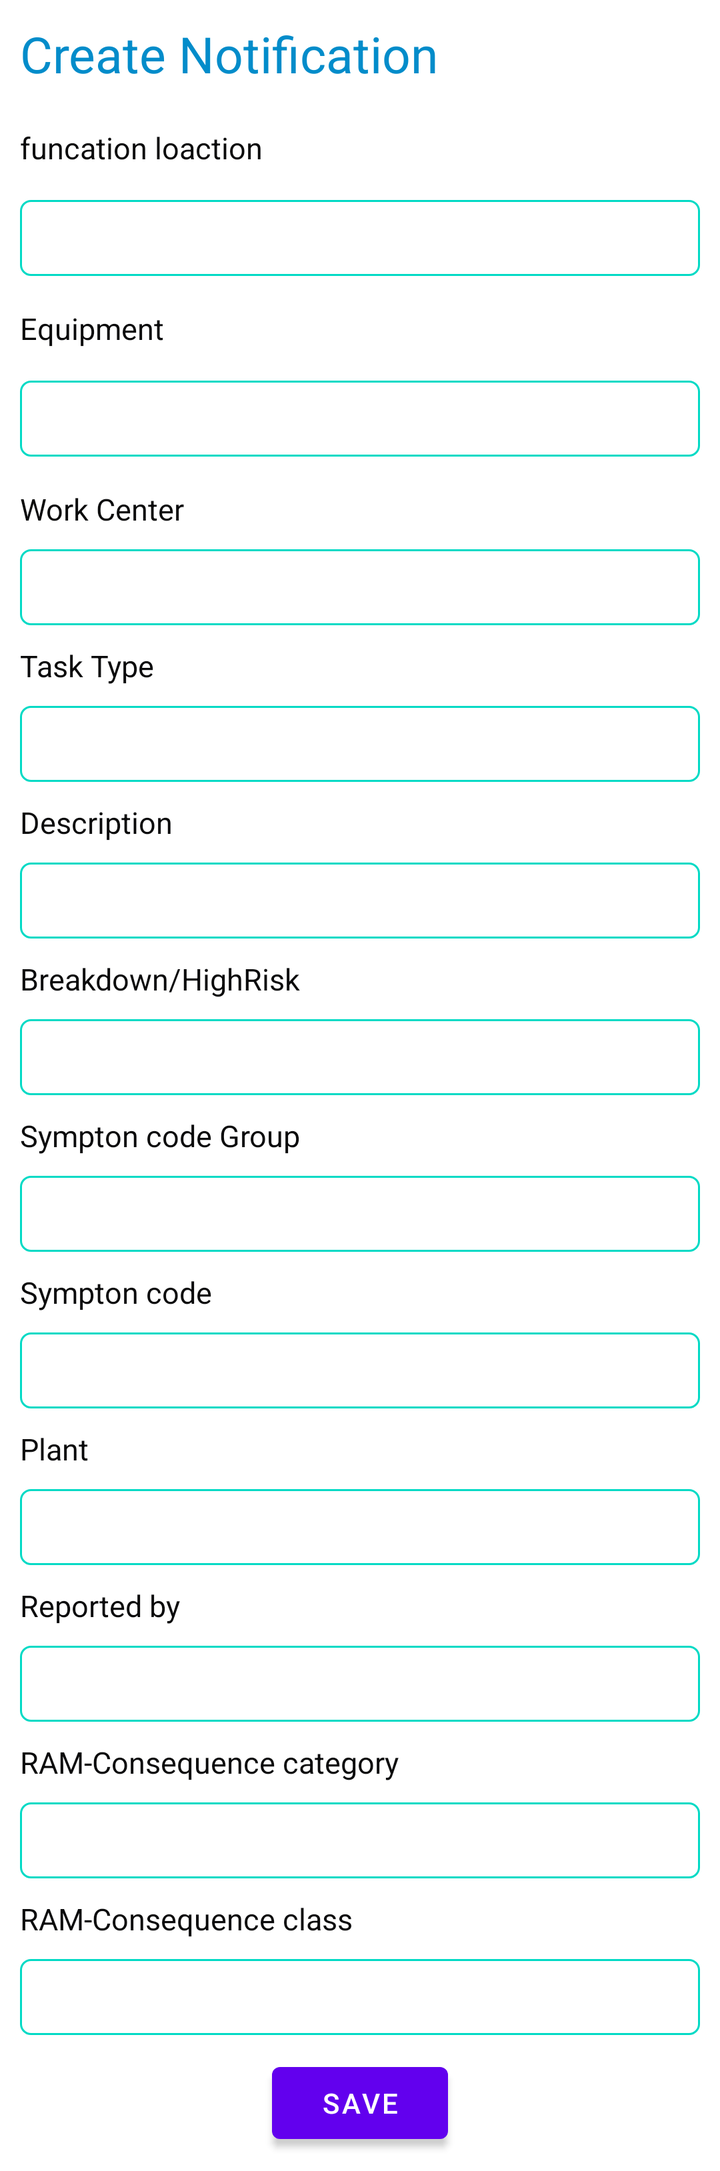
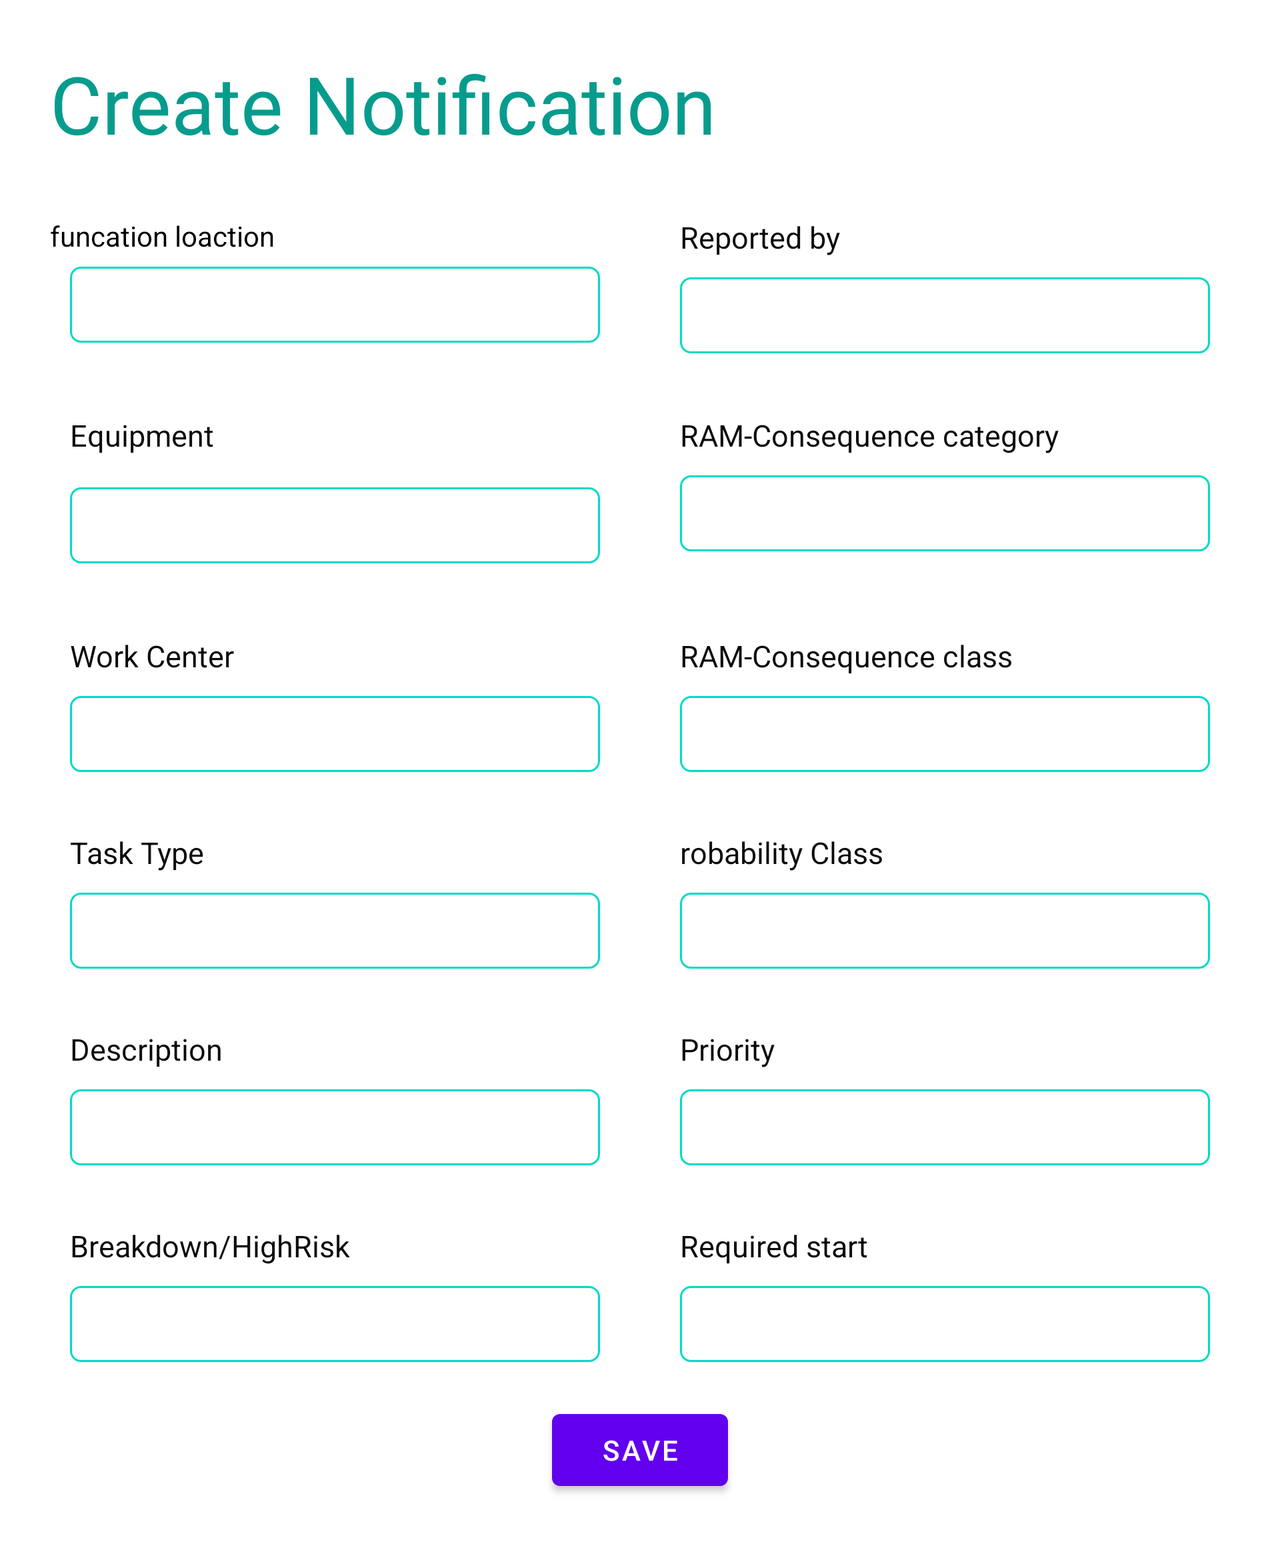

The same Android screen from two of the app's own layout files: first res/layout/ as a phone draws it, then the repository's variant for another configuration, drawn on a device whose configuration selects that folder. Both files follow.
<!-- AndroidManifest.xml: application theme Theme.Portrait_Mode_To_Landscape_mode -->
<!-- res/layout/custom_dialog.xml -->
<?xml version="1.0" encoding="utf-8"?>
<ScrollView xmlns:android="http://schemas.android.com/apk/res/android"
    android:layout_width="match_parent"
    android:orientation="vertical"
    android:layout_height="wrap_content">

    <LinearLayout
        android:layout_width="match_parent"
        android:layout_height="wrap_content"
        android:minHeight="800dp"
        android:minWidth="490dp"
        android:orientation="vertical">


        <TextView
            style="@style/Titel_1"
            android:text="@string/create"/>


        <TextView
            style="@style/textview_1"
            android:text="@string/funtional" />

        <LinearLayout
            android:layout_width="match_parent"
            android:layout_height="50dp"
            android:orientation="horizontal"
            android:weightSum="1">

            <EditText
                android:id="@+id/finctionality"
                style="@style/editText_2"
                android:layout_weight="0.2"
                android:background="@drawable/border" />

            <ImageView
                android:id="@+id/barcode"
                android:layout_width="wrap_content"
                android:layout_height="wrap_content"
                android:layout_gravity="center"
                android:layout_weight="0.8"
                android:src="@drawable/img"/>
        </LinearLayout>



        <TextView
            style="@style/textview_1"
            android:text= "@string/equpiment"/>
        <LinearLayout
            android:layout_width="match_parent"
            android:layout_height="50dp"
            android:orientation="horizontal"
            android:weightSum="1">

            <EditText
                android:id="@+id/equipment"
                style="@style/editText_2"
                android:layout_weight="0.2"
                android:background="@drawable/border" />
            <ImageView
                android:id="@+id/barcode1"
                android:layout_width="wrap_content"
                android:layout_height="wrap_content"
                android:layout_gravity="center"
                android:layout_weight="0.8"
                android:src="@drawable/img"/>
        </LinearLayout>



        <TextView
            style="@style/textview_1"
            android:text= "@string/center"/>

        <EditText
            android:id="@+id/workcenter"
            style="@style/editText_1"
            android:background="@drawable/border"
            />

        <TextView
            style="@style/textview_1"
            android:text="@string/task" />

        <EditText
            android:id="@+id/task"
            style="@style/editText_1"
            android:background="@drawable/border"
            />

        <TextView
            style="@style/textview_1"
            android:text="@string/description" />

        <EditText
            android:id="@+id/description"
            style="@style/editText_1"
            android:background="@drawable/border"
            />

        <TextView
            style="@style/textview_1"
            android:text="@string/break_down" />

        <EditText
            android:id="@+id/break_down"
            style="@style/editText_1"
            android:background="@drawable/border"
            />

        <TextView
            style="@style/textview_1"
            android:text="@string/sympton" />

        <EditText
            android:id="@+id/sympton"
            style="@style/editText_1"
            android:background="@drawable/border"
            />

        <TextView
            style="@style/textview_1"
            android:text="@string/code" />

        <EditText
            android:id="@+id/sympton_code"
            style="@style/editText_1"
            android:background="@drawable/border"
            />

        <TextView
            style="@style/textview_1"
            android:text="@string/plant" />

        <EditText
            android:id="@+id/plant"

            style="@style/editText_1"
            android:background="@drawable/border"
            />

        <TextView
            style="@style/textview_1"
            android:text="@string/reported" />

        <EditText
            android:id="@+id/reported"

            style="@style/editText_1"
            android:background="@drawable/border"
            />

        <TextView
            style="@style/textview_1"
            android:text="@string/RAm" />

        <EditText
            android:id="@+id/category"
            style="@style/editText_1"
            android:background="@drawable/border"
            />

        <TextView
            style="@style/textview_1"
            android:text="@string/ram_class" />

        <EditText
            android:id="@+id/consequence_class"
            style="@style/editText_1"
            android:background="@drawable/border"
            />

        <Button
            android:id="@+id/save_data"
            android:layout_width="wrap_content"
            android:layout_height="wrap_content"
            android:text="@string/save"
            android:layout_margin="10dp"
            android:layout_gravity="center"/>





    </LinearLayout>
</ScrollView>
<!-- resources referenced by this layout -->
<resources>
  <!-- drawable border (drawable-v24) -->
  <?xml version="1.0" encoding="utf-8"?>
  <shape xmlns:android="http://schemas.android.com/apk/res/android">
      <corners android:radius="5dp"/>
      <stroke android:color="@color/teal_200" android:width="1dp"/>
  </shape>
  <string name="RAm">RAM-Consequence category</string>
  <string name="break_down">Breakdown/HighRisk</string>
  <string name="center">Work Center</string>
  <string name="code">Sympton code</string>
  <string name="create">Create Notification</string>
  <string name="description">Description</string>
  <string name="equpiment">Equipment</string>
  <string name="funtional">funcation loaction</string>
  <string name="plant">Plant</string>
  <string name="ram_class">RAM-Consequence class</string>
  <string name="reported">Reported by</string>
  <string name="save">save</string>
  <string name="sympton">Sympton code Group</string>
  <string name="task">Task Type</string>
  <style name="Titel_1">
          <item name="android:layout_height">wrap_content</item>
          <item name="android:layout_width">wrap_content</item>
          <item name="android:textSize">25sp</item>
          <item name="android:textColor">#028CCA</item>
          <item name="android:gravity">start</item>
          <item name="android:layout_margin">10dp</item>
  
  
  
      </style>
  <style name="editText_1">
          <item name="android:layout_marginRight">10dp</item>
          <item name="android:layout_marginLeft">10dp</item>
          <item name="android:textSize">18sp</item>
          <item name="android:gravity">bottom</item>
          <item name="android:layout_width">match_parent</item>
          <item name="android:layout_height">38dp</item>
          <item name="android:inputType">text</item>
          <item name="android:layout_gravity">center</item>
          <item name="android:textColor">#0A0A0B</item>
  
  
  
  
      </style>
  <style name="editText_2">
      <item name="android:layout_marginRight">10dp</item>
      <item name="android:layout_marginLeft">10dp</item>
      <item name="android:textSize">18sp</item>
      <item name="android:gravity">bottom</item>
      <item name="android:layout_width">match_parent</item>
      <item name="android:layout_height">38dp</item>
      <item name="android:inputType">text</item>
      <item name="android:layout_gravity">center</item>
      <item name="android:textColor">#0A0A0B</item>
  
      </style>
  <style name="textview_1">
          <item name="android:layout_height">wrap_content</item>
          <item name="android:layout_width">wrap_content</item>
          <item name="android:layout_marginRight">10dp</item>
          <item name="android:layout_marginLeft">10dp</item>
          <item name="android:layout_marginTop">10dp</item>
          <item name="android:textSize">15sp</item>
          <item name="android:layout_margin">10dp</item>
          <item name="android:textColor">#0A0A0B</item>
          <item name="android:gravity">start</item>
  
  
      </style>
  <style name="Theme.Portrait_Mode_To_Landscape_mode" parent="Theme.MaterialComponents.DayNight.DarkActionBar">
          
          <item name="colorPrimary">@color/purple_500</item>
          <item name="colorPrimaryVariant">@color/purple_700</item>
          <item name="colorOnPrimary">@color/white</item>
          
          <item name="colorSecondary">@color/teal_200</item>
          <item name="colorSecondaryVariant">@color/teal_700</item>
          <item name="colorOnSecondary">@color/black</item>
          
          <item name="android:statusBarColor" tools:targetApi="l">?attr/colorPrimaryVariant</item>
          
      </style>
</resources>
<!-- res/layout-land/custom_dialog.xml (the repository's variant of the layout above) -->
<!-- drawn on the phone turned sideways -->
<?xml version="1.0" encoding="utf-8"?>
<ScrollView xmlns:android="http://schemas.android.com/apk/res/android"
    style="@style/Scroll">

    <LinearLayout
        android:minWidth="700dp"
        android:minHeight="700dp"
        style="@style/LL_V">
        <TextView
            style="@style/title" />

        <LinearLayout
            android:layout_width="match_parent"
            android:layout_height="wrap_content"
            android:orientation="horizontal"
            android:weightSum="2">

            <LinearLayout
                style="@style/LL_vertical">
                <TextView
                    style="@style/txt1"
                    android:text="@string/funtional"/>
                <LinearLayout
                    android:layout_width="match_parent"
                    android:layout_height="50dp"
                    android:orientation="horizontal"
                    android:weightSum="1">

                    <EditText
                        android:id="@+id/finctionality"
                        style="@style/editText_2"
                        android:layout_weight="0.2"
                        android:background="@drawable/border" />

                    <ImageView
                        android:id="@+id/barcode"
                        android:layout_width="wrap_content"
                        android:layout_height="wrap_content"
                        android:layout_gravity="center"
                        android:layout_weight="0.8"
                        android:src="@drawable/img"/>
                </LinearLayout>

            </LinearLayout>

            <LinearLayout
                android:layout_width="match_parent"
                android:layout_height="match_parent"
                android:orientation="vertical"
                android:layout_weight="1"
                android:layout_margin="10dp"
                android:weightSum="2">
                <TextView
                    style="@style/textview_1"
                    android:layout_width="match_parent"
                    android:layout_height="wrap_content"
                    android:text="@string/reported" />

                <EditText
                    android:id="@+id/reported"
                    style="@style/editText_1"
                    android:background="@drawable/border"
                    />



            </LinearLayout>

        </LinearLayout>
        <LinearLayout
            android:layout_width="match_parent"
            android:layout_height="wrap_content"
            android:orientation="horizontal"
            android:weightSum="2">

            <LinearLayout
                android:layout_width="match_parent"
                android:layout_height="match_parent"
                android:orientation="vertical"
                android:layout_weight="1"
                android:layout_margin="10dp"
                android:weightSum="2">
                <TextView
                    style="@style/textview_1"
                    android:layout_width="match_parent"
                    android:layout_height="wrap_content"
                    android:text="@string/equpiment" />

                <LinearLayout
                    android:layout_width="match_parent"
                    android:layout_height="50dp"
                    android:orientation="horizontal"
                    android:weightSum="1">

                    <EditText
                        android:id="@+id/equipment"
                        style="@style/editText_2"
                        android:layout_weight="0.2"
                        android:background="@drawable/border" />
                    <ImageView
                        android:id="@+id/barcode1"
                        android:layout_width="wrap_content"
                        android:layout_height="wrap_content"
                        android:layout_gravity="center"
                        android:layout_weight="0.8"
                        android:src="@drawable/img"/>
                </LinearLayout>

            </LinearLayout>

            <LinearLayout
                android:layout_width="match_parent"
                android:layout_height="match_parent"
                android:orientation="vertical"
                android:layout_weight="1"
                android:layout_margin="10dp"
                android:weightSum="2">
                <TextView
                    style="@style/textview_1"
                    android:layout_width="match_parent"
                    android:layout_height="wrap_content"
                    android:text="@string/RAm" />

                <EditText

                    android:id="@+id/category"
                    style="@style/editText_1"
                    android:background="@drawable/border"
                    />


            </LinearLayout>

        </LinearLayout>
        <LinearLayout
            android:layout_width="match_parent"
            android:layout_height="wrap_content"
            android:orientation="horizontal"
            android:weightSum="2">

            <LinearLayout
                android:layout_width="match_parent"
                android:layout_height="match_parent"
                android:orientation="vertical"
                android:layout_weight="1"
                android:layout_margin="10dp"
                android:weightSum="2">
                <TextView
                    style="@style/textview_1"
                    android:layout_width="match_parent"
                    android:layout_height="wrap_content"
                    android:text="@string/center" />

                <EditText
                    android:id="@+id/workcenter"
                    style="@style/editText_1"
                    android:background="@drawable/border"
                    />


            </LinearLayout>

            <LinearLayout
                android:layout_width="match_parent"
                android:layout_height="match_parent"
                android:orientation="vertical"
                android:layout_weight="1"
                android:layout_margin="10dp"
                android:weightSum="2">
                <TextView
                    style="@style/textview_1"
                    android:layout_width="match_parent"
                    android:layout_height="wrap_content"
                    android:text="@string/ram_class" />

                <EditText
                    android:id="@+id/consequence_class"
                    style="@style/editText_1"
                    android:background="@drawable/border"
                    />


            </LinearLayout>

        </LinearLayout>
        <LinearLayout
            android:layout_width="match_parent"
            android:layout_height="wrap_content"
            android:orientation="horizontal"
            android:weightSum="2">

            <LinearLayout
                android:layout_width="match_parent"
                android:layout_height="match_parent"
                android:orientation="vertical"
                android:layout_weight="1"
                android:layout_margin="10dp"
                android:weightSum="2">
                <TextView
                    style="@style/textview_1"
                    android:layout_width="match_parent"
                    android:layout_height="wrap_content"
                    android:text="@string/task" />

                <EditText
                    android:id="@+id/task"
                    style="@style/editText_1"
                    android:background="@drawable/border"
                    />


            </LinearLayout>

            <LinearLayout
                android:layout_width="match_parent"
                android:layout_height="match_parent"
                android:orientation="vertical"
                android:layout_weight="1"
                android:layout_margin="10dp"
                android:weightSum="2">
                <TextView
                    style="@style/textview_1"
                    android:layout_width="match_parent"
                    android:layout_height="wrap_content"
                    android:text="@string/probability" />

                <EditText
                    android:id="@+id/probability"
                    style="@style/editText_1"
                    android:background="@drawable/border"
                    />


            </LinearLayout>

        </LinearLayout>
        <LinearLayout
            android:layout_width="match_parent"
            android:layout_height="wrap_content"
            android:orientation="horizontal"
            android:weightSum="2">

            <LinearLayout
                android:layout_width="match_parent"
                android:layout_height="match_parent"
                android:orientation="vertical"
                android:layout_weight="1"
                android:layout_margin="10dp"
                android:weightSum="2">
                <TextView
                    style="@style/textview_1"
                    android:layout_width="match_parent"
                    android:layout_height="wrap_content"
                    android:text="@string/description" />

                <EditText
                    android:id="@+id/description"
                    style="@style/editText_1"
                    android:background="@drawable/border"
                    />

            </LinearLayout>

            <LinearLayout
                android:layout_width="match_parent"
                android:layout_height="match_parent"
                android:orientation="vertical"
                android:layout_weight="1"
                android:layout_margin="10dp"
                android:weightSum="2">
                <TextView
                    style="@style/textview_1"
                    android:layout_width="match_parent"
                    android:layout_height="wrap_content"
                    android:text="@string/prority" />

                <EditText
                    android:id="@+id/prority"
                    style="@style/editText_1"
                    android:background="@drawable/border"
                    />


            </LinearLayout>

        </LinearLayout>
        <LinearLayout
            android:layout_width="match_parent"
            android:layout_height="wrap_content"
            android:orientation="horizontal"
            android:weightSum="2">

            <LinearLayout
                android:layout_width="match_parent"
                android:layout_height="match_parent"
                android:orientation="vertical"
                android:layout_weight="1"
                android:layout_margin="10dp"
                android:weightSum="2">
                <TextView
                    style="@style/textview_1"
                    android:layout_width="match_parent"
                    android:layout_height="wrap_content"
                    android:text="@string/break_down" />

                <EditText


                    android:id="@+id/break_down"
                    style="@style/editText_1"
                    android:background="@drawable/border"
                    />


            </LinearLayout>

            <LinearLayout
                android:layout_width="match_parent"
                android:layout_height="match_parent"
                android:orientation="vertical"
                android:layout_weight="1"
                android:layout_margin="10dp"
                android:weightSum="2">
                <TextView
                    style="@style/textview_1"
                    android:layout_width="match_parent"
                    android:layout_height="wrap_content"
                    android:text="@string/required" />

                <EditText
                    android:id="@+id/required"
                    style="@style/editText_1"
                    android:background="@drawable/border"
                    />

            </LinearLayout>

        </LinearLayout>

        <Button
            android:id="@+id/save_data"
            android:layout_width="wrap_content"
            android:layout_height="wrap_content"
            android:text="@string/save"
            android:layout_margin="10dp"
            android:layout_gravity="center"/>
    </LinearLayout>


</ScrollView>
<!-- resources referenced by the variant -->
<!-- as the phone turned sideways resolves them -->
<resources>
  <!-- drawable border (drawable-v24) -->
  <?xml version="1.0" encoding="utf-8"?>
  <shape xmlns:android="http://schemas.android.com/apk/res/android">
      <corners android:radius="5dp"/>
      <stroke android:color="@color/teal_200" android:width="1dp"/>
  </shape>
  <string name="RAm">RAM-Consequence category</string>
  <string name="break_down">Breakdown/HighRisk</string>
  <string name="center">Work Center</string>
  <string name="description">Description</string>
  <string name="equpiment">Equipment</string>
  <string name="funtional">funcation loaction</string>
  <string name="probability">robability Class</string>
  <string name="prority">Priority</string>
  <string name="ram_class">RAM-Consequence class</string>
  <string name="reported">Reported by</string>
  <string name="required">Required start</string>
  <string name="save">save</string>
  <string name="task">Task Type</string>
  <style name="LL_V">
              <item name="android:layout_height">match_parent</item>
              <item name="android:layout_width">match_parent</item>
              <item name="android:orientation">vertical</item>
              <item name="android:layout_margin">15dp</item>
          </style>
  <style name="LL_vertical">
              <item name="android:layout_width">match_parent</item>
              <item name="android:layout_height">match_parent</item>
              <item name="android:layout_margin">10dp</item>
              <item name="android:orientation">vertical</item>
              <item name="android:weightSum">2</item>
              <item name="android:layout_weight">1</item>
          </style>
  <style name="Scroll">
              <item name="android:layout_width">match_parent</item>
              <item name="android:layout_height">match_parent</item>
              <item name="android:layout_margin">15dp</item>
          </style>
  <style name="editText_1">
          <item name="android:layout_marginRight">10dp</item>
          <item name="android:layout_marginLeft">10dp</item>
          <item name="android:textSize">18sp</item>
          <item name="android:gravity">bottom</item>
          <item name="android:layout_width">match_parent</item>
          <item name="android:layout_height">38dp</item>
          <item name="android:inputType">text</item>
          <item name="android:layout_gravity">center</item>
          <item name="android:textColor">#0A0A0B</item>
  
  
  
  
      </style>
  <style name="editText_2">
      <item name="android:layout_marginRight">10dp</item>
      <item name="android:layout_marginLeft">10dp</item>
      <item name="android:textSize">18sp</item>
      <item name="android:gravity">bottom</item>
      <item name="android:layout_width">match_parent</item>
      <item name="android:layout_height">38dp</item>
      <item name="android:inputType">text</item>
      <item name="android:layout_gravity">center</item>
      <item name="android:textColor">#0A0A0B</item>
  
      </style>
  <style name="title">
              <item name="android:layout_width">wrap_content</item>
              <item name="android:layout_height">wrap_content</item>
              <item name="android:text">Create Notification</item>
              <item name="android:padding">10dp</item>
              <item name="android:textSize">40dp</item>
              <item name="android:textColor">#069C8D</item>
          </style>
  <style name="txt1">
              <item name="android:layout_width">match_parent</item>
              <item name="android:layout_height">wrap_content</item>
              <item name="android:textColor">@color/black</item>
              <item name="android:layout_marginTop">10dp</item>
              <item name="android:layout_weight">1</item>
          </style>
  <!-- some entries are left out for length -->
</resources>
